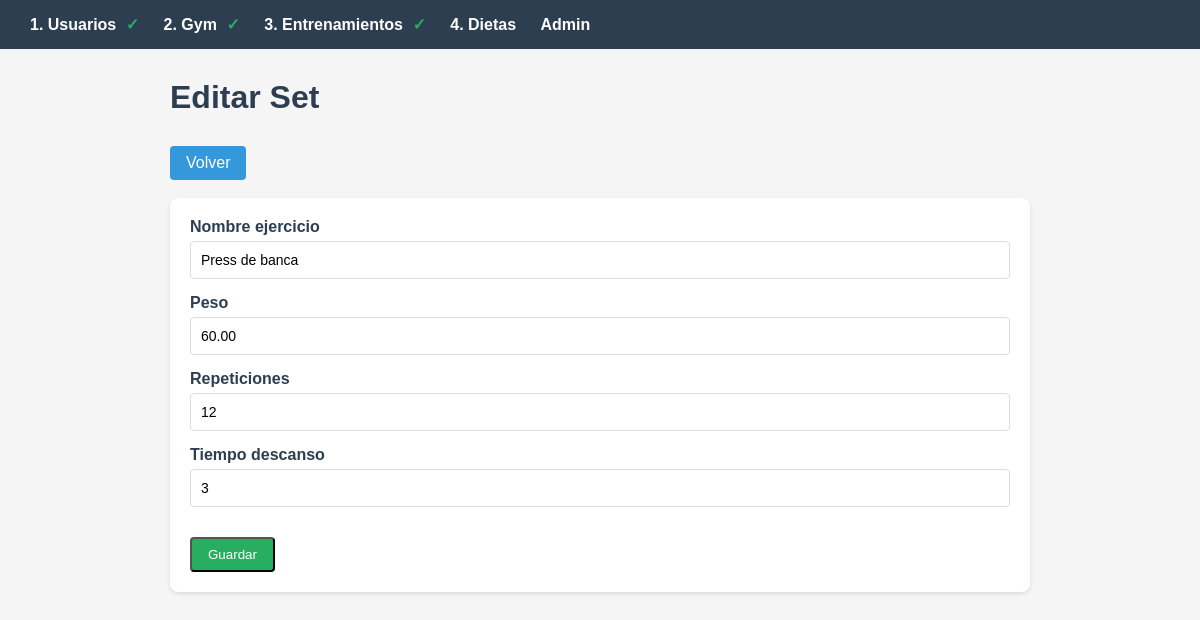
The page /gym/1/editar/ on the database its author committed.
### gym/models.py (models this page shows, shortened)
class Set(models.Model):
    nombre_ejercicio = models.CharField(max_length=100)
    peso = models.DecimalField(max_digits=6, decimal_places=2)
    repeticiones = models.IntegerField()
    tiempo_descanso = models.IntegerField()

### gym/views.py (the view)
# urls.py: path("<int:set_id>/editar/", views.edit, name="edit"),
def edit(request, set_id):
    try:
        set_obj = Set.objects.get(pk=set_id)
    except Set.DoesNotExist:
        raise Http404("El set no existe")
    if request.method == "POST":
        form = SetForm(request.POST, instance=set_obj)
        if form.is_valid():
            form.save()
            return redirect("gym:detail", set_id=set_obj.id)
    else:
        form = SetForm(instance=set_obj)
    return render(request, "gym/form.html", {"form": form, "titulo": "Editar Set"})

### gym/forms.py
class SetForm(forms.ModelForm):
    class Meta:
        model = Set
        fields = ['nombre_ejercicio', 'peso', 'repeticiones', 'tiempo_descanso']
        widgets = {
            'nombre_ejercicio': forms.TextInput(attrs={'class': 'form-input'}),
            'peso': forms.NumberInput(attrs={'class': 'form-input', 'step': '0.01'}),
            'repeticiones': forms.NumberInput(attrs={'class': 'form-input'}),
            'tiempo_descanso': forms.NumberInput(attrs={'class': 'form-input'}),
        }

### config/context_processors.py (called while the page is built)
def flow_status(request):
    from usuarios.models import Usuario
    from gym.models import Set
    tiene_usuarios = Usuario.objects.exists()
    tiene_ejercicios = Set.objects.exists()
    return {
        "tiene_usuarios": tiene_usuarios,
        "tiene_ejercicios": tiene_ejercicios,
    }

### gym/templates/gym/form.html (shortened to what this page needs)
{% extends "base.html" %}
{% block content %}
<h1>{{ titulo }}</h1>
<a href="{% url 'gym:index' %}" class="btn">Volver</a>
<br><br>
<div class="card">
    <form method="post">
        {% for field in form %}
        <div class="form-group">
            <label for="{{ field.id_for_label }}">{{ field.label }}</label>
            {{ field }}
        </div>
        {% endfor %}
        <div class="actions">
            <button type="submit" class="btn btn-success">Guardar</button>
        </div>
    </form>
</div>
{% endblock %}

### templates/base.html (style rules this page uses)
* { margin: 0; padding: 0; box-sizing: border-box; }
body { font-family: Arial, sans-serif; background: #f5f5f5; color: #333; }
h1 { color: #2c3e50; margin-bottom: 20px; }
.card { background: white; border-radius: 8px; padding: 20px; margin-bottom: 15px; box-shadow: 0 2px 4px rgba(0,0,0,0.1); }
.btn { display: inline-block; background: #3498db; color: white; padding: 8px 16px; border-radius: 4px; text-decoration: none; margin-top: 10px; }
.btn-success { background: #27ae60; }
.form-group { margin-bottom: 15px; }
.form-group label { display: block; margin-bottom: 5px; font-weight: bold; color: #2c3e50; }
.form-input { width: 100%; padding: 10px; border: 1px solid #ddd; border-radius: 4px; font-size: 14px; }
.actions { margin-top: 20px; }

### rows shown on the page
Set: form "Press de banca" "60.00" "12" "3"

### other values the page prints
{{ titulo }} "Editar Set"
{{ field.label }} "Nombre ejercicio" "Peso" "Repeticiones" "Tiempo descanso"
